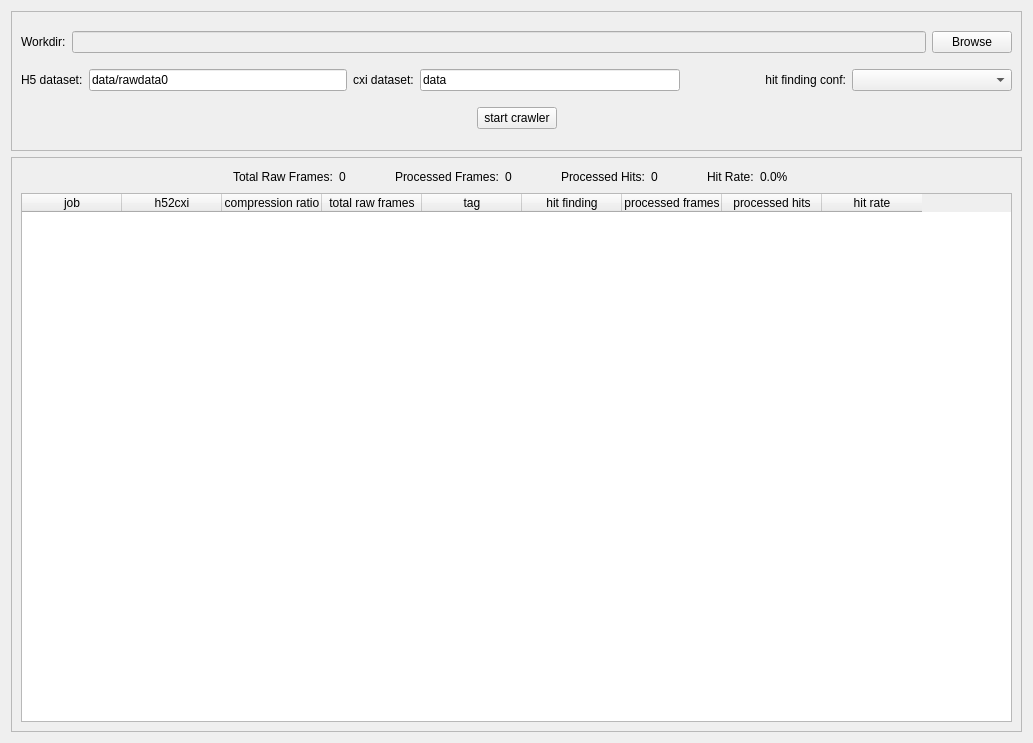
<?xml version="1.0" encoding="UTF-8"?>
<ui version="4.0">
 <class>Form</class>
 <widget class="QWidget" name="Form">
  <property name="geometry">
   <rect>
    <x>0</x>
    <y>0</y>
    <width>1033</width>
    <height>743</height>
   </rect>
  </property>
  <property name="minimumSize">
   <size>
    <width>0</width>
    <height>150</height>
   </size>
  </property>
  <property name="windowTitle">
   <string>Batch Jobs</string>
  </property>
  <layout class="QVBoxLayout" name="verticalLayout_2">
   <item>
    <widget class="QFrame" name="frame">
     <property name="minimumSize">
      <size>
       <width>0</width>
       <height>140</height>
      </size>
     </property>
     <property name="maximumSize">
      <size>
       <width>16777215</width>
       <height>300</height>
      </size>
     </property>
     <property name="frameShape">
      <enum>QFrame::StyledPanel</enum>
     </property>
     <property name="frameShadow">
      <enum>QFrame::Raised</enum>
     </property>
     <layout class="QVBoxLayout" name="verticalLayout_3">
      <item>
       <layout class="QHBoxLayout" name="horizontalLayout">
        <item>
         <widget class="QLabel" name="label">
          <property name="text">
           <string>Workdir:</string>
          </property>
         </widget>
        </item>
        <item>
         <widget class="QLineEdit" name="workdir_lineedit">
          <property name="enabled">
           <bool>false</bool>
          </property>
         </widget>
        </item>
        <item>
         <widget class="QPushButton" name="browse_btn">
          <property name="text">
           <string>Browse</string>
          </property>
         </widget>
        </item>
       </layout>
      </item>
      <item>
       <layout class="QHBoxLayout" name="horizontalLayout_6" stretch="1,1,1">
        <item>
         <layout class="QHBoxLayout" name="horizontalLayout_2">
          <item>
           <widget class="QLabel" name="label_2">
            <property name="text">
             <string>H5 dataset:</string>
            </property>
           </widget>
          </item>
          <item>
           <widget class="QLineEdit" name="h5_dataset_lineedit">
            <property name="text">
             <string>data/rawdata0</string>
            </property>
           </widget>
          </item>
         </layout>
        </item>
        <item>
         <layout class="QHBoxLayout" name="horizontalLayout_4">
          <item>
           <widget class="QLabel" name="label_3">
            <property name="text">
             <string>cxi dataset:</string>
            </property>
           </widget>
          </item>
          <item>
           <widget class="QLineEdit" name="cxi_dataset_lineedit">
            <property name="text">
             <string>data</string>
            </property>
           </widget>
          </item>
         </layout>
        </item>
        <item>
         <layout class="QHBoxLayout" name="horizontalLayout_3">
          <item>
           <widget class="QLabel" name="label_4">
            <property name="text">
             <string>hit finding conf:</string>
            </property>
            <property name="alignment">
             <set>Qt::AlignRight|Qt::AlignTrailing|Qt::AlignVCenter</set>
            </property>
           </widget>
          </item>
          <item>
           <widget class="QComboBox" name="hit_finding_conf"/>
          </item>
         </layout>
        </item>
       </layout>
      </item>
      <item>
       <layout class="QHBoxLayout" name="horizontalLayout_5">
        <item>
         <spacer name="horizontalSpacer_3">
          <property name="orientation">
           <enum>Qt::Horizontal</enum>
          </property>
          <property name="sizeHint" stdset="0">
           <size>
            <width>40</width>
            <height>20</height>
           </size>
          </property>
         </spacer>
        </item>
        <item>
         <widget class="QPushButton" name="crawler_btn">
          <property name="text">
           <string>start crawler</string>
          </property>
         </widget>
        </item>
        <item>
         <spacer name="horizontalSpacer_4">
          <property name="orientation">
           <enum>Qt::Horizontal</enum>
          </property>
          <property name="sizeHint" stdset="0">
           <size>
            <width>40</width>
            <height>20</height>
           </size>
          </property>
         </spacer>
        </item>
       </layout>
      </item>
     </layout>
    </widget>
   </item>
   <item>
    <widget class="QFrame" name="frame_2">
     <property name="frameShape">
      <enum>QFrame::StyledPanel</enum>
     </property>
     <property name="frameShadow">
      <enum>QFrame::Raised</enum>
     </property>
     <layout class="QVBoxLayout" name="verticalLayout">
      <item>
       <layout class="QHBoxLayout" name="horizontalLayout_9">
        <item>
         <spacer name="horizontalSpacer">
          <property name="orientation">
           <enum>Qt::Horizontal</enum>
          </property>
          <property name="sizeHint" stdset="0">
           <size>
            <width>40</width>
            <height>20</height>
           </size>
          </property>
         </spacer>
        </item>
        <item>
         <layout class="QHBoxLayout" name="horizontalLayout_8">
          <item>
           <widget class="QLabel" name="label_5">
            <property name="text">
             <string>Total Raw Frames:</string>
            </property>
           </widget>
          </item>
          <item>
           <widget class="QLabel" name="total_raw_frame_label">
            <property name="minimumSize">
             <size>
              <width>50</width>
              <height>0</height>
             </size>
            </property>
            <property name="lineWidth">
             <number>59</number>
            </property>
            <property name="text">
             <string>0</string>
            </property>
           </widget>
          </item>
         </layout>
        </item>
        <item>
         <widget class="QLabel" name="label_8">
          <property name="text">
           <string>Processed Frames:</string>
          </property>
         </widget>
        </item>
        <item>
         <widget class="QLabel" name="processed_frame_label">
          <property name="minimumSize">
           <size>
            <width>50</width>
            <height>0</height>
           </size>
          </property>
          <property name="text">
           <string>0</string>
          </property>
         </widget>
        </item>
        <item>
         <layout class="QHBoxLayout" name="horizontalLayout_7">
          <item>
           <widget class="QLabel" name="label_6">
            <property name="text">
             <string>Processed Hits:</string>
            </property>
           </widget>
          </item>
          <item>
           <widget class="QLabel" name="processed_hit_label">
            <property name="minimumSize">
             <size>
              <width>50</width>
              <height>0</height>
             </size>
            </property>
            <property name="text">
             <string>0</string>
            </property>
           </widget>
          </item>
         </layout>
        </item>
        <item>
         <widget class="QLabel" name="label_7">
          <property name="text">
           <string>Hit Rate:</string>
          </property>
         </widget>
        </item>
        <item>
         <widget class="QLabel" name="hit_rate_label">
          <property name="minimumSize">
           <size>
            <width>40</width>
            <height>0</height>
           </size>
          </property>
          <property name="text">
           <string>0.0%</string>
          </property>
         </widget>
        </item>
        <item>
         <spacer name="horizontalSpacer_2">
          <property name="orientation">
           <enum>Qt::Horizontal</enum>
          </property>
          <property name="sizeHint" stdset="0">
           <size>
            <width>40</width>
            <height>20</height>
           </size>
          </property>
         </spacer>
        </item>
       </layout>
      </item>
      <item>
       <widget class="QTableWidget" name="job_table">
        <property name="contextMenuPolicy">
         <enum>Qt::CustomContextMenu</enum>
        </property>
        <property name="sizeAdjustPolicy">
         <enum>QAbstractScrollArea::AdjustToContents</enum>
        </property>
        <attribute name="verticalHeaderVisible">
         <bool>false</bool>
        </attribute>
        <column>
         <property name="text">
          <string>job</string>
         </property>
        </column>
        <column>
         <property name="text">
          <string>h52cxi</string>
         </property>
        </column>
        <column>
         <property name="text">
          <string>compression ratio</string>
         </property>
        </column>
        <column>
         <property name="text">
          <string>total raw frames</string>
         </property>
        </column>
        <column>
         <property name="text">
          <string>tag</string>
         </property>
        </column>
        <column>
         <property name="text">
          <string>hit finding</string>
         </property>
        </column>
        <column>
         <property name="text">
          <string>processed frames</string>
         </property>
        </column>
        <column>
         <property name="text">
          <string>processed hits</string>
         </property>
        </column>
        <column>
         <property name="text">
          <string>hit rate</string>
         </property>
        </column>
       </widget>
      </item>
     </layout>
    </widget>
   </item>
  </layout>
 </widget>
 <resources/>
 <connections/>
</ui>
